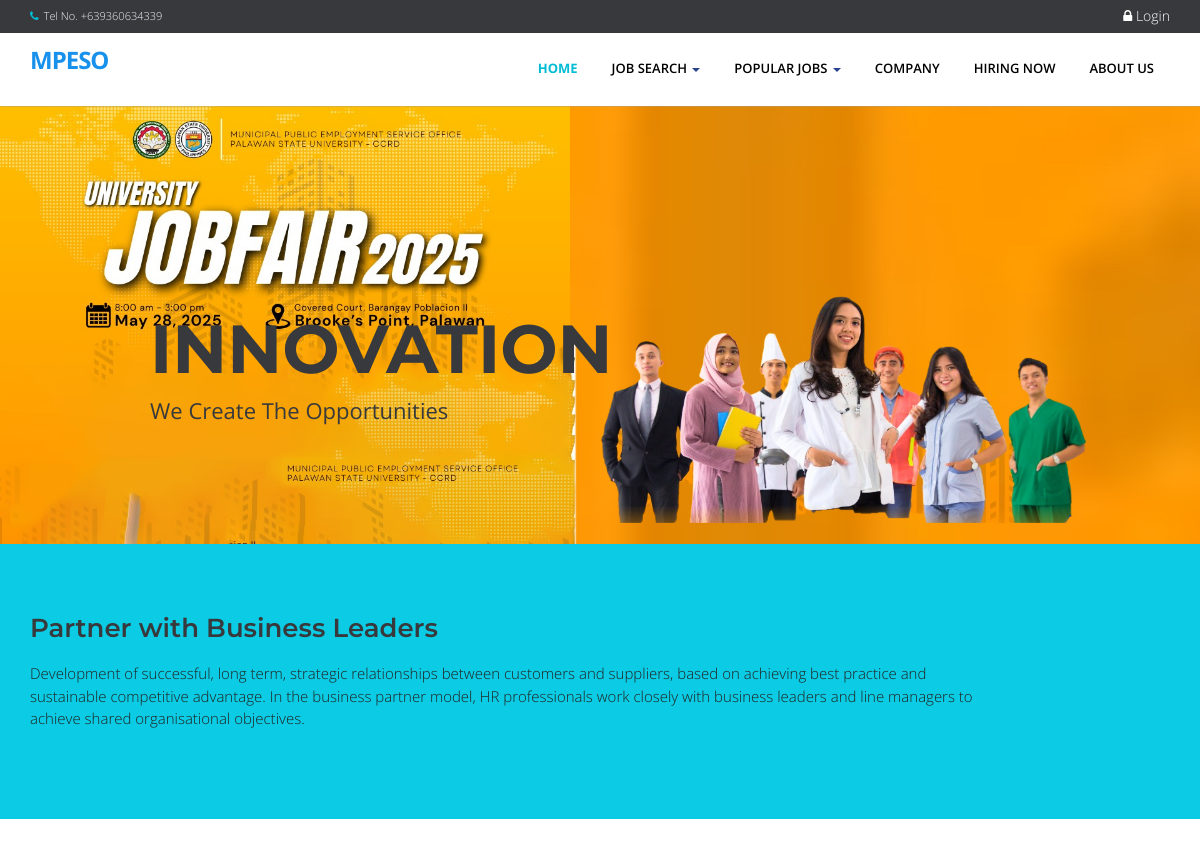
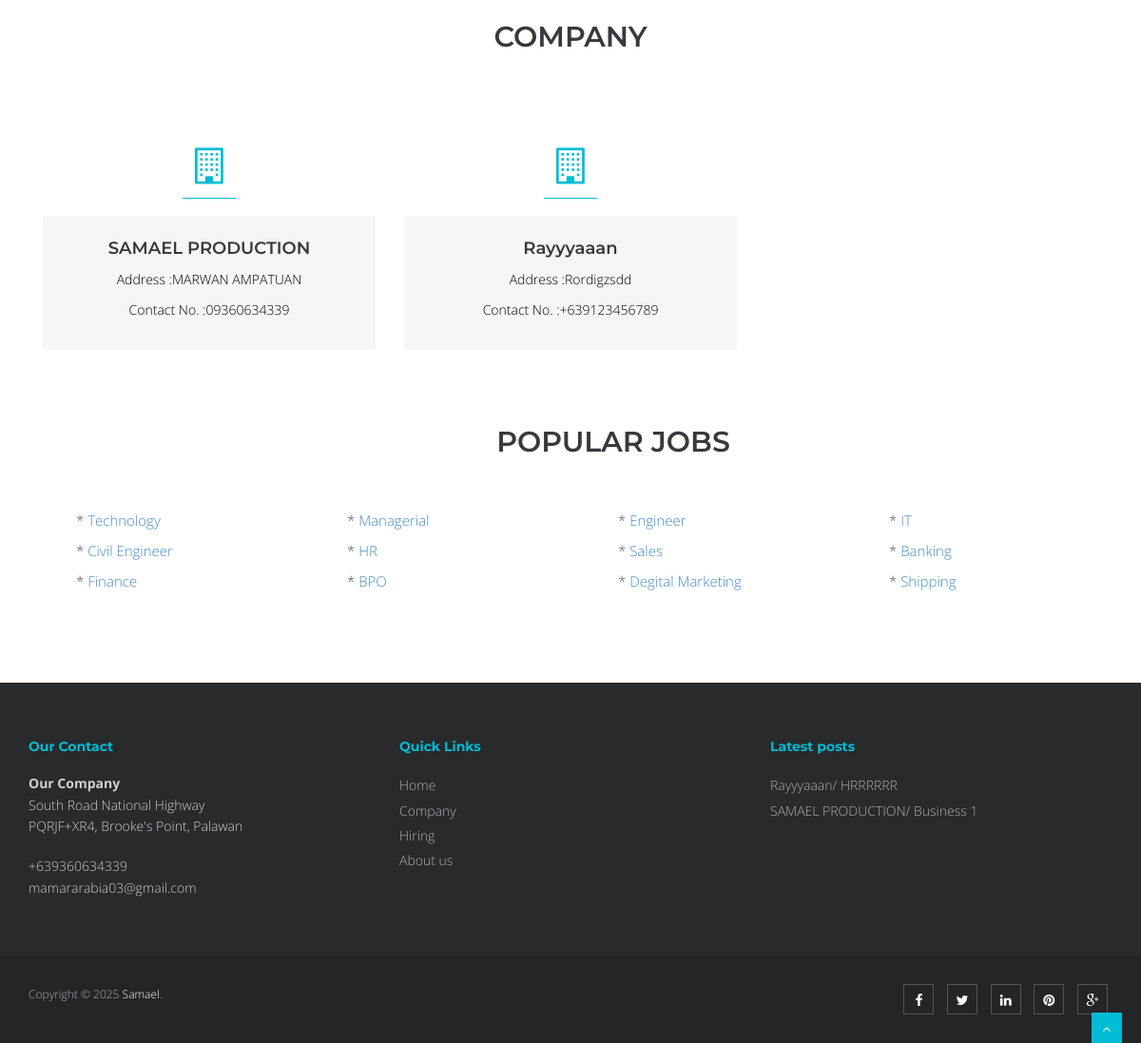
The page / on the database its author committed (2 pictures, top to bottom).
### tables this page shows
CREATE TABLE `tblcompany` (
  `COMPANYID` int NOT NULL,
  `COMPANYNAME` varchar(90) NOT NULL,
  `COMPANYADDRESS` varchar(90) NOT NULL,
  `COMPANYCONTACTNO` varchar(30) NOT NULL,
  `COMPANYSTATUS` varchar(90) NOT NULL
);

CREATE TABLE `tblcategory` (
  `CATEGORYID` int NOT NULL,
  `CATEGORY` varchar(250) NOT NULL
);

CREATE TABLE `tbljob` (
  `JOBID` int NOT NULL,
  `COMPANYID` int NOT NULL,
  `CATEGORY` varchar(250) NOT NULL,
  `OCCUPATIONTITLE` varchar(90) NOT NULL,
  `REQ_NO_EMPLOYEES` int NOT NULL,
  `SALARIES` double NOT NULL,
  `DURATION_EMPLOYEMENT` varchar(90) NOT NULL,
  `QUALIFICATION_WORKEXPERIENCE` text NOT NULL,
  `JOBDESCRIPTION` text NOT NULL,
  `PREFEREDSEX` varchar(30) NOT NULL,
  `SECTOR_VACANCY` text NOT NULL,
  `JOBSTATUS` varchar(90) NOT NULL,
  `DATEPOSTED` datetime NOT NULL
);

### index.php (called while the page is built, shortened)
<?php
require_once("include/initialize.php");
require_once("theme/templates.php");
?>

### include/database.php (called while the page is built, shortened)
<?php
class Database {
	var $sql_string = '';
	private $conn;
	public function open_connection() {
		$this->conn = mysqli_connect(server,user,pass);
		if(!$this->conn){
			$this->error_msg = "Problem in database connection! Contact administrator!";
			error_log($this->error_msg);
			exit();
		} else {
			$db_select = mysqli_select_db($this->conn,database_name);
		}
	}
	function setQuery($sql='') {
		$this->sql_string = $sql;
		return true;
	}
	function executeQuery() {
		$result = mysqli_query($this->conn, $this->sql_string);
		return $result;
	}
	function loadResultList( $key='' ) {
		$cur = $this->executeQuery();
		$array = array();
		while ($row = mysqli_fetch_object($cur)) {
			if ($key) {
				$array[$row->$key] = $row;
			} else {
				$array[] = $row;
			}
		}
		return $array;
	}
}
$mydb = new Database();
?>

### home.php (the view, shortened to what this page needs)
<section id="banner">
      <div id="main-slider" class="flexslider">
          <ul class="slides">
            <li>
              <img src="<?php echo web_root; ?>plugins/home-plugins/img/slides/1.jpg" alt="" />
              <div class="flex-caption">
                  <h3>innovation</h3>
        <p>We create the opportunities</p>
              </div>
            </li>
          </ul>
      </div>
</section>
<section id="call-to-action-2">
  <div class="container">
    <div class="row">
      <div class="col-md-10 col-sm-9">
        <h3>Partner with Business Leaders</h3>
        <p>Development of successful, long term, strategic relationships between customers and suppliers, based on achieving best practice and sustainable competitive advantage. In the business partner model, HR professionals work closely with business leaders and line managers to achieve shared organisational objectives.</p>
      </div>
    </div>
  </div>
</section>
<section id="content">
<div class="container">
      <div class="row">
    <div class="col-md-12">
      <div class="aligncenter"><h2 class="aligncenter">Company</h2></div>
      <br/>
    </div>
  </div>
  <?php
    $sql = "SELECT * FROM `tblcompany`";
    $mydb->setQuery($sql);
    $comp = $mydb->loadResultList();
    foreach ($comp as $company ) {
  ?>
          <div class="col-sm-4 info-blocks">
              <i class="icon-info-blocks fa fa-building-o"></i>
              <div class="info-blocks-in">
                  <h3><?php echo $company->COMPANYNAME;?></h3>
                  <p>Address :<?php echo $company->COMPANYADDRESS;?></p>
                  <p>Contact No. :<?php echo $company->COMPANYCONTACTNO;?></p>
              </div>
          </div>
  <?php } ?>
</div>
</section>
<section class="section-padding gray-bg">
  <div class="container">
    <div class="row">
      <div class="col-md-12">
        <div class="section-title text-center">
          <h2 >Popular Jobs</h2>
        </div>
      </div>
    </div>
    <div class="row">
      <div class="col-md-12 ">
        <?php
          $sql = "SELECT * FROM `tblcategory`";
          $mydb->setQuery($sql);
          $cur = $mydb->loadResultList();
          foreach ($cur as $result) {
            echo '<div class="col-md-3" style="font-size:15px;padding:5px">* <a href="'.web_root.'index.php?q=category&search='.$result->CATEGORY.'">'.$result->CATEGORY.'</a></div>';
          }
        ?>
      </div>
    </div>
  </div>
</section>
</div>

### theme/templates.php (shortened to what this page needs)
 <!DOCTYPE html>
<html lang="en">
<head>
<link href="<?php echo web_root; ?>plugins/home-plugins/css/bootstrap.min.css" rel="stylesheet" />
<link href="<?php echo web_root; ?>plugins/home-plugins/css/fancybox/jquery.fancybox.css" rel="stylesheet">
<link href="<?php echo web_root; ?>plugins/home-plugins/css/flexslider.css" rel="stylesheet" />
<link href="<?php echo web_root; ?>plugins/home-plugins/css/style.css" rel="stylesheet" />
<link rel="stylesheet" href="<?php echo web_root;?>plugins/font-awesome/css/font-awesome.min.css">
<link rel="stylesheet" href="<?php echo web_root;?>plugins/dataTables/jquery.dataTables.min.css">
<link rel="stylesheet" href="<?php echo web_root;?>plugins/dataTables/jquery.dataTables_themeroller.css">
<link href="<?php echo web_root; ?>plugins/datepicker/bootstrap-datetimepicker.min.css" rel="stylesheet" media="screen">
<link href="<?php echo web_root; ?>plugins/datepicker/datepicker3.css" rel="stylesheet" media="screen">
</head>
<body>
<div id="wrapper" class="home-page">
  <header>
        <div class="topbar navbar-fixed-top">
          <div class="container">
            <div class="row">
              <div class="col-md-12">
                <p class="pull-left hidden-xs"><i class="fa fa-phone"></i>Tel No. +639360634339</p>
                <?php if (isset($_SESSION['APPLICANTID'])) {
                    $sql = "SELECT count(*) as 'COUNTNOTIF' FROM `tbljob` ORDER BY `DATEPOSTED` DESC";
                    $mydb->setQuery($sql);
                    $showNotif = $mydb->loadSingleResult();
                    $notif =isset($showNotif->COUNTNOTIF) ? $showNotif->COUNTNOTIF : 0;
                    $applicant = new Applicants();
                    $appl  = $applicant->single_applicant($_SESSION['APPLICANTID']);
                    $sql ="SELECT count(*) as 'COUNT' FROM `tbljobregistration` WHERE `PENDINGAPPLICATION`=0 AND `HVIEW`=0 AND `APPLICANTID`='{$appl->APPLICANTID}'";
                    $mydb->setQuery($sql);
                    $showMsg = $mydb->loadSingleResult();
                    $msg =isset($showMsg->COUNT) ? $showMsg->COUNT : 0;
                    echo ' <p class="pull-right login"><a title="View Notification(s)" href="'.web_root.'applicant/index.php?view=notification"> <i class="fa fa-bell-o"></i> <span class="label label-success">'.$notif.'</span></a> | <a title="View Message(s)" href="'.web_root.'applicant/index.php?view=message"> <i class="fa fa-envelope-o"></i> <span class="label label-success">'.$msg.'</span></a> | <a title="View Profile" href="'.web_root.'applicant/"> <i class="fa fa-user"></i> Howdy, '. $appl->FNAME. ' '.$appl->LNAME .' </a> | <a href="'.web_root.'logout.php">  <i class="fa fa-sign-out"> </i>Logout</a> </p>';
                    }else{ ?>
                      <p   class="pull-right login"><a data-target="#myModal" data-toggle="modal" href=""> <i class="fa fa-lock"></i> Login </a></p>
                <?php } ?>
              </div>
            </div>
          </div>
        </div>
        <div style="min-height: 30px;"></div>
        <div class="navbar navbar-default navbar-static-top" >
            <div class="container">
                <div class="navbar-header">
                    <a class="navbar-brand" href="<?php echo web_root; ?>index.php">MPESO</a>
                </div>
                <div class="navbar-collapse collapse ">
                    <ul class="nav navbar-nav">
                        <li class="<?php echo !isset($_GET['q'])? 'active' :''?>"><a href="<?php echo web_root; ?>index.php">Home</a></li>
                        <li class="dropdown">
                          <a href="#" data-toggle="dropdown" class="dropdown-toggle">Job Search <b class="caret"></b></a>
                       </li>
                      <li class="dropdown <?php  if(isset($_GET['q'])) { if($_GET['q']=='category'){ echo 'active'; }else{ echo ''; }}  ?>">
                          <a href="#" data-toggle="dropdown" class="dropdown-toggle">Popular Jobs <b class="caret"></b></a>
                            <?php
                            $sql = "SELECT * FROM `tblcategory` LIMIT 10";
                            $mydb->setQuery($sql);
                            ?>
                       </li>
                        <li class="<?php  if(isset($_GET['q'])) { if($_GET['q']=='company'){ echo 'active'; }else{ echo ''; }}  ?>"><a href="<?php echo web_root; ?>index.php?q=company">Company</a></li>
                        <li class="<?php  if(isset($_GET['q'])) { if($_GET['q']=='hiring'){ echo 'active'; }else{ echo ''; }} ?>"><a href="<?php echo web_root; ?>index.php?q=hiring">Hiring Now</a></li>
                        <li class="<?php  if(isset($_GET['q'])) { if($_GET['q']=='About'){ echo 'active'; }else{ echo ''; }}  ?>"><a href="<?php echo web_root; ?>index.php?q=About">About Us</a></li>
                    </ul>
                </div>
            </div>
        </div>
  </header>
      <?php
       require_once $content;
        ?>
  <footer>
  <div class="container">
    <div class="row">
      <div class="col-md-4 col-sm-4">
        <div class="widget">
          <h5 class="widgetheading">Our Contact</h5>
          <address>
          <strong>Our Company</strong><br>
          South Road National Highway<br>
           PQRJF+XR4, Brooke's Point, Palawan</address>
          <p>
            <i class="icon-phone"></i> +639360634339<br>
            <i class="icon-envelope-alt"></i>mamararabia03@gmail.com
          </p>
        </div>
      </div>
      <div class="col-md-4 col-sm-4">
        <div class="widget">
          <h5 class="widgetheading">Quick Links</h5>
          <ul class="link-list">
            <li><a href="<?php echo web_root; ?>index.php">Home</a></li>
            <li><a href="<?php echo web_root; ?>index.php?q=company">Company</a></li>
            <li><a href="<?php echo web_root; ?>index.php?q=hiring">Hiring</a></li>
            <li><a href="<?php echo web_root; ?>index.php?q=About">About us</a></li>
          </ul>
        </div>
      </div>
      <div class="col-md-4 col-sm-4">
        <div class="widget">
          <h5 class="widgetheading">Latest posts</h5>
          <ul class="link-list">
            <?php
                  $sql = "SELECT * FROM `tblcompany` c,`tbljob` j
                          WHERE c.`COMPANYID`=j.`COMPANYID`
                          AND j.`JOBSTATUS`='Active'
                          ORDER BY DATEPOSTED DESC LIMIT 3" ;
                  $mydb->setQuery($sql);
                  $cur = $mydb->loadResultList();
                  foreach ($cur as $result) {
                    echo ' <li><a href="'.web_root.'index.php?q=viewjob&search='.$result->JOBID.'">'.$result->COMPANYNAME . '/ '. $result->OCCUPATIONTITLE .'</a></li>';
                  }
              ?>
          </ul>
        </div>
      </div>
    </div>
  </div>
  <div id="sub-footer">
    <div class="container">
      <div class="row">
        <div class="col-lg-6">
          <div class="copyright">
            <p>
              <span>Copyright &copy; 2025 <a href="https://m.me/kh1ddtv">Samael</a>.
            </p>
          </div>
        </div>
        <div class="col-lg-6">
          <ul class="social-network">
            <li><a href="#" data-placement="top" title="Facebook"><i class="fa fa-facebook"></i></a></li>
            <li><a href="#" data-placement="top" title="Twitter"><i class="fa fa-twitter"></i></a></li>
            <li><a href="#" data-placement="top" title="Linkedin"><i class="fa fa-linkedin"></i></a></li>
            <li><a href="#" data-placement="top" title="Pinterest"><i class="fa fa-pinterest"></i></a></li>
            <li><a href="#" data-placement="top" title="Google plus"><i class="fa fa-google-plus"></i></a></li>
          </ul>
        </div>
      </div>
    </div>
  </div>
  </footer>
<a href="#" class="scrollup"><i class="fa fa-angle-up active"></i></a>
</body>
</html>

### theme/templates.php (style rules this page uses)
#content { min-height: 400px; color: #000; }
.login a { font-size: 14px; color: #fff; padding:0px; }

### rows shown on the page
tblcompany: COMPANYNAME "SAMAEL PRODUCTION", COMPANYADDRESS "MARWAN AMPATUAN", COMPANYCONTACTNO "09360634339"
tblcompany: COMPANYNAME "Rayyyaaan", COMPANYADDRESS "Rordigzsdd", COMPANYCONTACTNO "+639123456789"
tblcategory: CATEGORY "Technology"
tblcategory: CATEGORY "Managerial"
tblcategory: CATEGORY "Engineer"
tblcategory: CATEGORY "IT"
tblcategory: CATEGORY "Civil Engineer"
tblcategory: CATEGORY "HR"
tblcategory: CATEGORY "Sales"
tblcategory: CATEGORY "Banking"
tblcategory: CATEGORY "Finance"
tblcategory: CATEGORY "BPO"
tblcategory: CATEGORY "Degital Marketing"
tblcategory: CATEGORY "Shipping"
tbljob: COMPANYID.COMPANYNAME "Rayyyaaan", OCCUPATIONTITLE "HRRRRRR"
tbljob: COMPANYID.COMPANYNAME "SAMAEL PRODUCTION", OCCUPATIONTITLE "Business 1"
